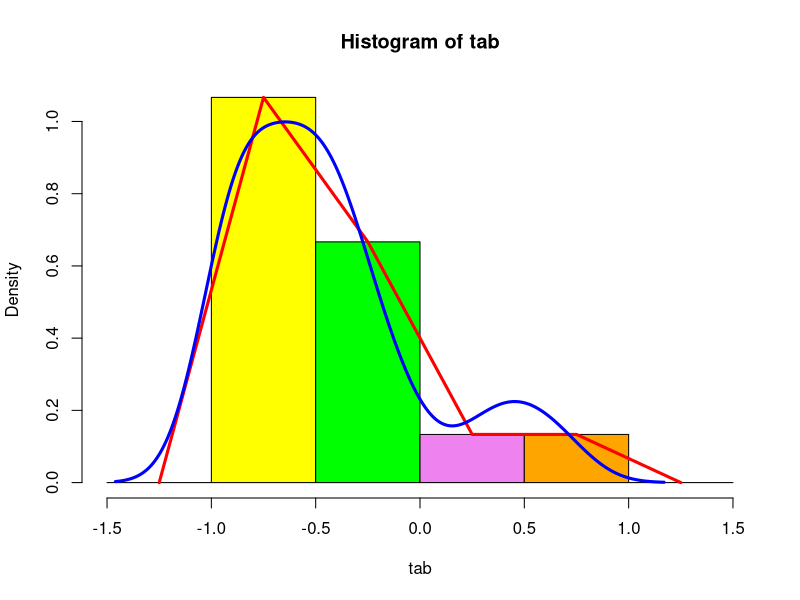
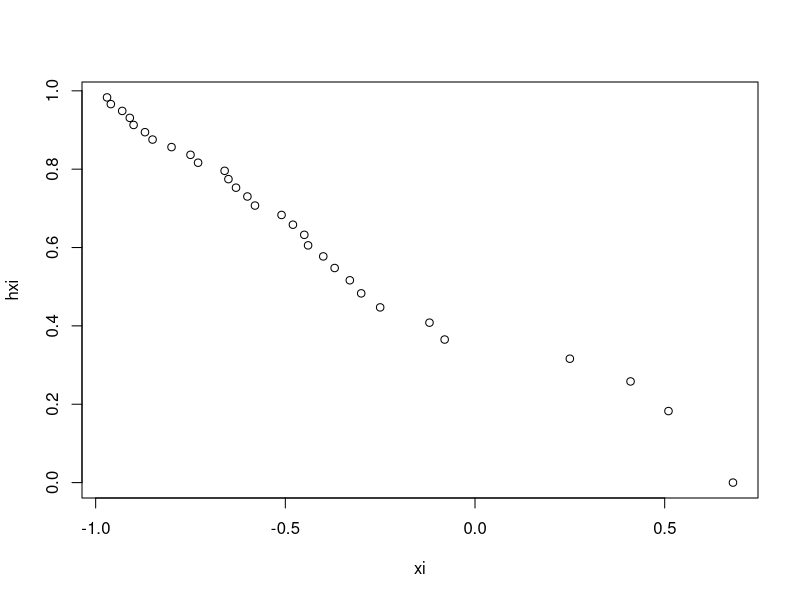
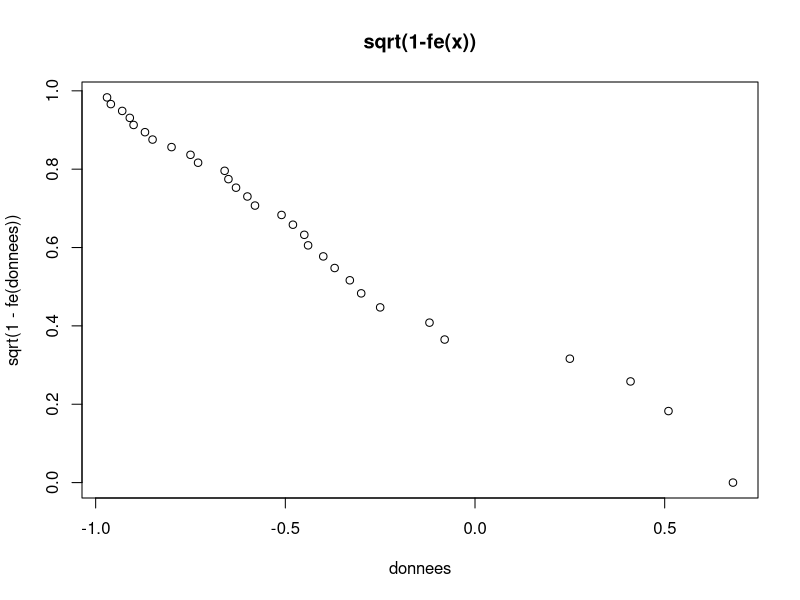
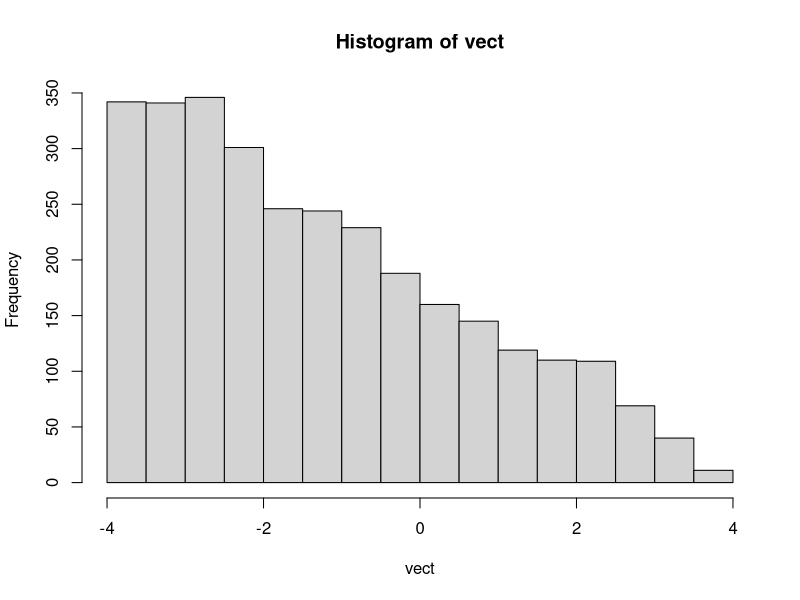
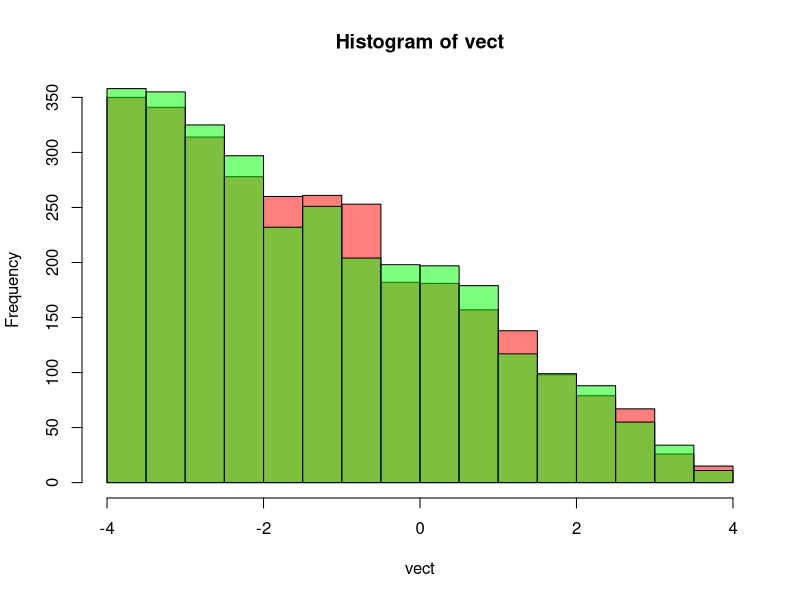

Write R code to recreate these figures, in order.
## ---- chunk 1
knitr::opts_chunk$set(echo = TRUE)
## ---- chunk 2
donnees <- c(-0.97,-0.96,-0.93,-0.91,-0.90,-0.87,-0.85,-0.80,-0.75,-0.73,-0.66,-0.65,-0.63,-0.60,-0.58,-0.51,-0.48,-0.45,-0.44,-0.40,-0.37,-0.33,-0.3,-0.25,-0.12,-0.08,0.25,0.41,0.51,0.68)
## ---- chunk 3
histogrammeClasse <-function(tab) {
  # Soit c le tableau que l'on veut plot.
  
  k = 0 # Nombre de classes
  a0 = 0 # Borne min
  ak = 0 # Borne max
  h = 0 # Hauteur du rectangle
  
  # Calcul du nombre de classes
  if (length(tab) <= 22) {
    k = 5 
  }else{
    k = 1 + round(log2(length(tab)))
  }
  
  # Choix des bornes
  # Premier et dernier élément du table
  preElem = tab[1]
  derElem = tail(tab,n=1)
  
  # Premiere borne et dernière borne. 0 et 260 dans notre cas (ampoule)
  a0 = preElem - 0.025*(derElem - preElem)
  ak = derElem + 0.025*(derElem - preElem)
  
  # Calcul de la largeur 
  h = (ak - a0)/k
  
  br <- seq(-1.5,1.5,0.5)
  # On plot
  colors = c("red", "yellow", "green", "violet", "orange", "blue", "pink", "cyan")
  hist = hist(tab, prob=T, col=colors,breaks=br,xlim=c(-1.5,1.5))
  lines(hist$mids, hist$density, lwd=3, col="Red")
  lines(density(tab), lwd=3, col="Blue")
}

## ---- chunk 4

limAbs <- 1
limOrd <- 0.009
histogrammeClasse(donnees)
## ---- chunk 5
graphProba <- function(xi,hxi,limy)
{
  plot(xi,hxi)
}

# x représente le tableau non trié avec les observations sur les ampoules
# log(1 - seq(1:9)/10) est la transformation de la fonction de répartition de la loi exponentielle
# sort(x) [1:9] est le tableau x trié en ne gardant que les 9 premiers éléments
lastElem <- length(donnees)
blElem <- length(donnees)-1
#limy<-c(-2.5,0.1)
myxi <- sort(donnees)[1:lastElem]
myhxi <- (sqrt(1-(seq(1:lastElem)/lastElem)))

graphProba(myxi,myhxi)
## ---- chunk 6
# On peut faire de cette façon aussi 
fe <- ecdf(donnees)
plot(donnees, sqrt(1-fe(donnees)), main="sqrt(1-fe(x))")
## ---- chunk 7
simTriangle <- function (t) {
  return(t-((2*t)*sqrt(1-runif(1))))
}

main1 <- function() {
  n=3000
  vect=numeric(n)
  for(i in 1:n) {
    vect[i] = simTriangle(4)
  }
  hist(vect)
}
main1()

## ---- chunk 8
Fx <- function(x) {
  return(1-(((tt-x)^2)/(4*tt^2)))
}

inverse = function (f, lower = -100, upper = 100) {
  function (y) uniroot((function (x) f(x) - y), lower = lower, upper = upper)[1]
}
main2 <- function() {
  tt <<- 4
  simTriInv <- inverse(Fx, -tt, tt)
  n=3000
  vect=numeric(n)
  for(i in 1:n) {
    vect[i] <- unlist(simTriInv(runif(1))[1], use.names=FALSE)
  }
  
  hist(vect, col=rgb(1,0,0,0.5))
  
  vect=numeric(n)
  for(i in 1:n) {
    vect[i] = simTriangle(4)
  }
  # En utilisant la variable T 
  hist(vect, col=rgb(0,1,0,0.5), add=T)
}
main2()
## ---- chunk 9
simTriN <- function(n, t) {
  vect=numeric(n)
  for(i in 1:n) {
    vect[i] = simTriangle(t)
  }
  return(vect)
}

main3 <- function(nIt) {
  # On prend nIt fois des samples de 30 
  # On prend -3 fois la moyenne de ce sample et on l'ajoute à tSim
  # On fait tSim/nIt pour obtenir la moyenne. On fait : abs(tSim-t) pour savoir notre biais empirique 
  tSim <- 0
  tSim2 <- 0
  tSim3 <- 0 
  tSim4 <- 0 
  t <- 4
  scoreDispersion <- 0
  scoreDispersion2 <- 0
  scoreDispersion3 <- 0 
  scoreDispersion4 <- 0
  for(i in 1:nIt){
    if(nIt == 1)
    {
      vect <- simTriN(3000, t)
    }else{
      vect <- simTriN(30, t)
    }
    
    tSim <- -3*mean(vect) + tSim
    tSim2 <- max(vect) + tSim2
    tSim3 <- -1*min(vect) + tSim3
    tSim4 <- (max(vect)-min(vect))/2  +tSim4
    scoreDispersion <- scoreDispersion + abs(tSim-t)
    scoreDispersion2 <- scoreDispersion2 + abs(tSim2-t)
    scoreDispersion3 <- scoreDispersion3 + abs(tSim3-t)
    scoreDispersion4 <- scoreDispersion4 + abs(tSim4-t)
  }
  tSim <- tSim/nIt
  cat(tSim)
  cat("\nbiais = ", ((tSim/t)*100)-100, "%")
  cat("\nScore dispersion = ", scoreDispersion)
  cat("\n")
  tSim2 <- tSim2/nIt
  cat(tSim)
  cat("\nbiais methode 2 = ", ((tSim2/t)*100)-100, "%")
  cat("\nScore dispersion = ", scoreDispersion2)
  cat("\n")
  tSim3 <- tSim3/nIt
  cat(tSim)
  cat("\nbiais methode 3 = ", ((tSim3/t)*100)-100, "%")
  cat("\nScore dispersion = ", scoreDispersion3)
  
  
  cat("\n")
  tSim4 <- tSim4/nIt
  cat(tSim)
  cat("\nbiais methode 4 = ", ((tSim4/t)*100)-100, "%")
  cat("\nScore dispersion = ", scoreDispersion4)
}

main3(1000)

main3(1)
main3(2)
## ---- chunk 10
print(Fx(0))
